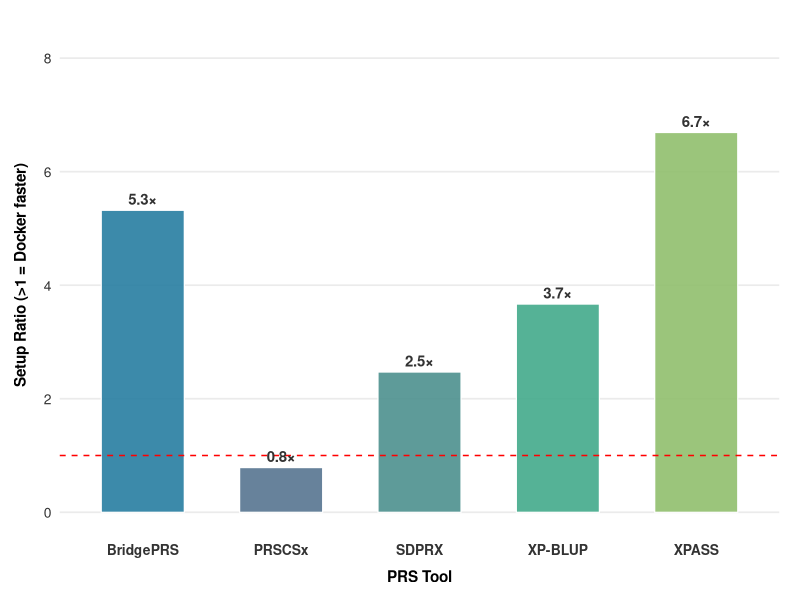
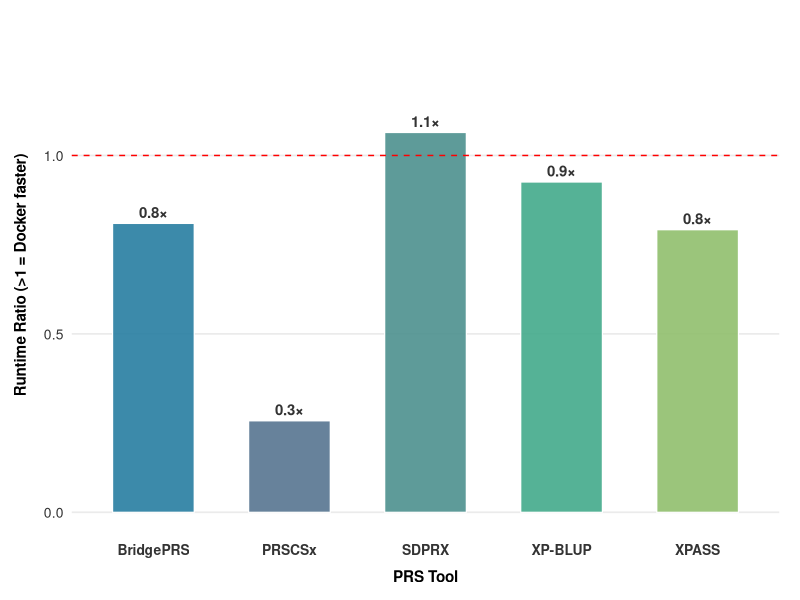
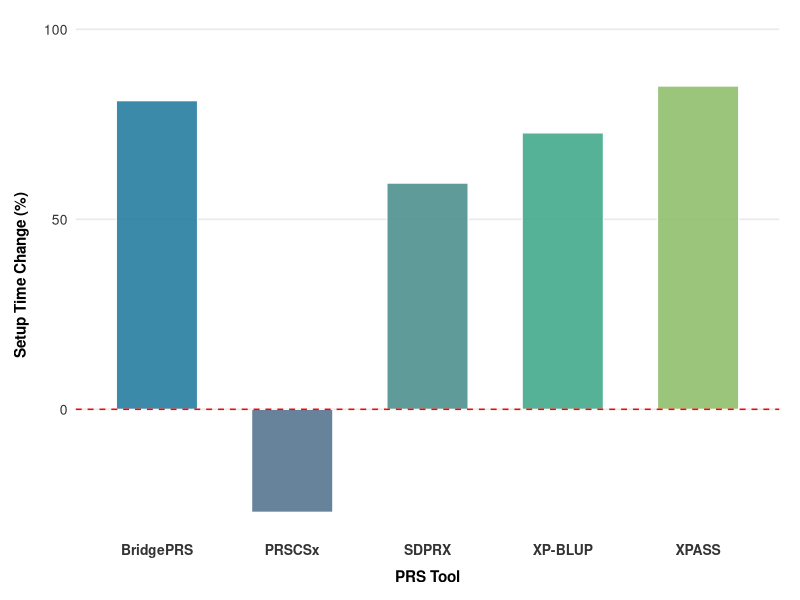
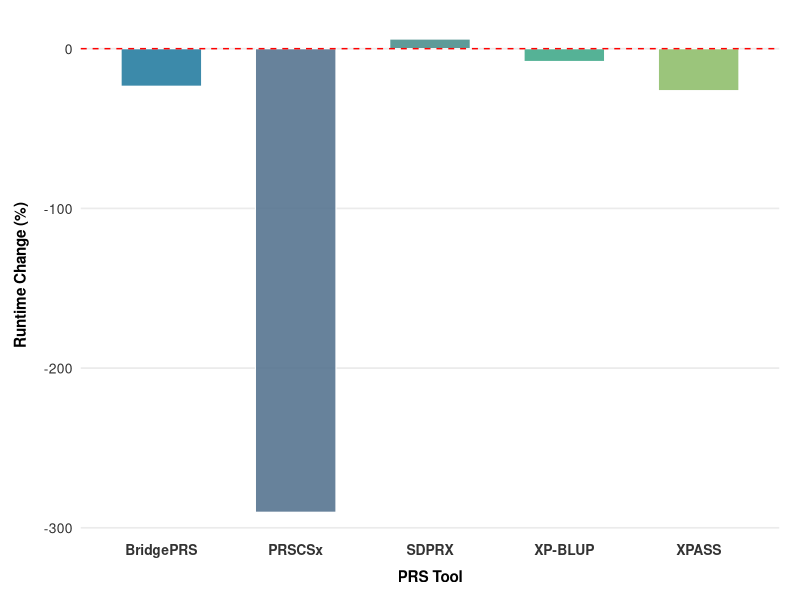

These figures' R source, in order:
library(ggplot2)

# ---------------------------------------------------------------------
# Data
# ---------------------------------------------------------------------
df_setup <- data.frame(
  Tool = c("PRSCSx", "SDPRX", "XPASS", "BridgePRS", "XP-BLUP"),
  Ratio = c(12.33/15.67, 110.33/44.67, 588.67/88, 367/69, 36.67/10)
)

df_runtime <- data.frame(
  Tool = c("PRSCSx", "SDPRX", "XPASS", "BridgePRS", "XP-BLUP"),
  Ratio = c(44.67/174.33, 38.67/36.33, 12.67/16.00, 56.67/70.00, 37.33/40.33)
)

colors <- c("#277da1", "#577590", "#4d908e", "#43aa8b", "#90be6d")

# ---------------------------------------------------------------------
# Function: Fold Efficiency Plot
# ---------------------------------------------------------------------
plot_efficiency <- function(df, file_name, y_label) {
  # Round ratio for display
  df$Label <- paste0(round(df$Ratio, 1), "×")

  p <- ggplot(df, aes(x = Tool, y = Ratio, fill = Tool)) +
    geom_col(width = 0.6, alpha = 0.9, color = "white", linewidth = 0.4) +
    geom_hline(yintercept = 1, linetype = "dashed", color = "red") +
    # Add numeric fold labels
    geom_text(aes(label = Label),
              vjust = -0.5, size = 3.8, fontface = "bold", color = "#333333") +
    scale_fill_manual(values = colors) +
    labs(
      x = "PRS Tool",
      y = y_label
    ) +
    expand_limits(y = max(df$Ratio) * 1.25) +
    theme_minimal(base_size = 13, base_family = "sans") +
    theme(
      axis.title.y = element_text(face = "bold", size = 11, margin = margin(r = 10)),
      axis.title.x = element_text(face = "bold", size = 11, margin = margin(t = 8)),
      axis.text.x = element_text(face = "bold", color = "#333333", size = 10),
      axis.text.y = element_text(size = 10, color = "#333333"),
      panel.grid.major.x = element_blank(),
      panel.grid.minor = element_blank(),
      legend.position = "none",
      plot.title = element_blank(),
      plot.subtitle = element_blank(),
      plot.margin = margin(10, 15, 10, 10)
    )

  ggsave(file_name, plot = p, width = 7, height = 4.2, dpi = 600)
  cat("Efficiency ratio plot saved to:", file_name, "\n")
}

# ---------------------------------------------------------------------
# 🔧 Function: Percent Improvement Plot
# ---------------------------------------------------------------------
plot_percent_improvement <- function(df, file_name, y_label) {
  df$Percent <- (1 - 1 / df$Ratio) * 100  # (1 - Docker/Manual) × 100

  p <- ggplot(df, aes(x = Tool, y = Percent, fill = Tool)) +
    geom_col(width = 0.6, alpha = 0.9, color = "white", linewidth = 0.4) +
    geom_hline(yintercept = 0, linetype = "dashed", color = "red") +
    scale_fill_manual(values = colors) +
    labs(
      x = "PRS Tool",
      y = y_label
    ) +
    expand_limits(y = max(df$Percent) * 1.15) +
    theme_minimal(base_size = 13, base_family = "sans") +
    theme(
      axis.title.y = element_text(face = "bold", size = 11, margin = margin(r = 10)),
      axis.title.x = element_text(face = "bold", size = 11, margin = margin(t = 8)),
      axis.text.x = element_text(face = "bold", color = "#333333", size = 10),
      axis.text.y = element_text(size = 10, color = "#333333"),
      panel.grid.major.x = element_blank(),
      panel.grid.minor = element_blank(),
      legend.position = "none",
      plot.title = element_blank(),
      plot.subtitle = element_blank(),
      plot.margin = margin(10, 15, 10, 10)
    )

  ggsave(file_name, plot = p, width = 7, height = 4.2, dpi = 600)
  cat("Percent improvement plot saved to:", file_name, "\n")
}

# ---------------------------------------------------------------------
# Output Paths
# ---------------------------------------------------------------------
output_dir <- "/home/bonyido/PIPELINE_JULY_2025/PRS-Project-App/python_version/bench-prs-dock/plots"
if (!dir.exists(output_dir)) dir.create(output_dir, recursive = TRUE)

setup_fold_path <- file.path(output_dir, "setup_efficiency_ratio.png")
runtime_fold_path <- file.path(output_dir, "runtime_efficiency_ratio.png")
setup_pct_path <- file.path(output_dir, "setup_percent_improvement.png")
runtime_pct_path <- file.path(output_dir, "runtime_percent_improvement.png")

# ---------------------------------------------------------------------
# Generate All Four Plots
# ---------------------------------------------------------------------
plot_efficiency(df_setup, setup_fold_path, "Setup Ratio (>1 = Docker faster)")
plot_efficiency(df_runtime, runtime_fold_path, "Runtime Ratio (>1 = Docker faster)")
plot_percent_improvement(df_setup, setup_pct_path, "Setup Time Change (%)")
plot_percent_improvement(df_runtime, runtime_pct_path, "Runtime Change (%)")

cat("All efficiency plots updated with red dashed line and smaller fonts!\n")
